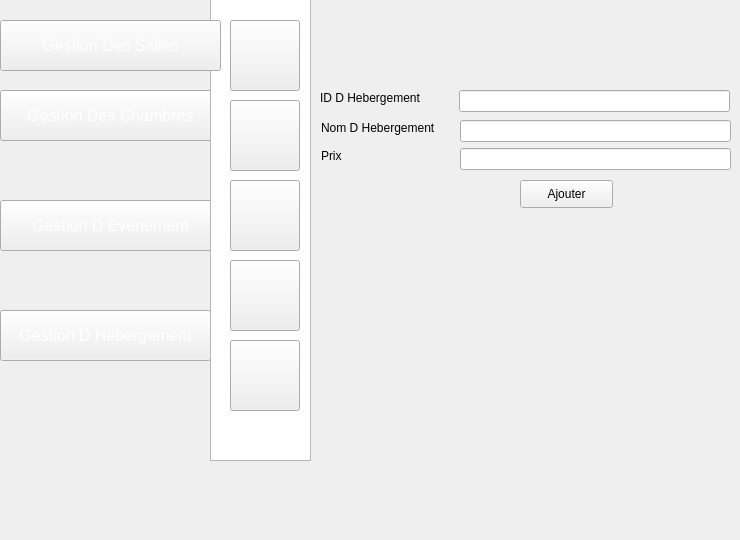
    <widget class="QWidget" name="page_29">
     <widget class="QPushButton" name="pushButton_193">
      <property name="geometry">
       <rect>
        <x>0</x>
        <y>200</y>
        <width>221</width>
        <height>51</height>
       </rect>
      </property>
      <property name="font">
       <font>
        <pointsize>12</pointsize>
       </font>
      </property>
      <property name="styleSheet">
       <string notr="true">color: rgb(255, 255, 255);
</string>
      </property>
      <property name="text">
       <string>Gestion D Evenement</string>
      </property>
     </widget>
     <widget class="QPushButton" name="pushButton_194">
      <property name="geometry">
       <rect>
        <x>0</x>
        <y>310</y>
        <width>211</width>
        <height>51</height>
       </rect>
      </property>
      <property name="font">
       <font>
        <pointsize>12</pointsize>
       </font>
      </property>
      <property name="styleSheet">
       <string notr="true">color: rgb(255, 255, 255);
background-image: url(:/img/selected2.png);</string>
      </property>
      <property name="text">
       <string>Gestion D Hebergement</string>
      </property>
     </widget>
     <widget class="QPushButton" name="pushButton_195">
      <property name="geometry">
       <rect>
        <x>0</x>
        <y>90</y>
        <width>221</width>
        <height>51</height>
       </rect>
      </property>
      <property name="font">
       <font>
        <pointsize>12</pointsize>
       </font>
      </property>
      <property name="styleSheet">
       <string notr="true">color: rgb(255, 255, 255);
</string>
      </property>
      <property name="text">
       <string>Gestion Des Chambres</string>
      </property>
     </widget>
     <widget class="QListView" name="listView_19">
      <property name="geometry">
       <rect>
        <x>210</x>
        <y>-70</y>
        <width>101</width>
        <height>531</height>
       </rect>
      </property>
      <property name="styleSheet">
       <string notr="true">

background-image: url(:/img/selected.png);</string>
      </property>
     </widget>
     <widget class="QPushButton" name="pushButton_208">
      <property name="geometry">
       <rect>
        <x>230</x>
        <y>180</y>
        <width>70</width>
        <height>71</height>
       </rect>
      </property>
      <property name="styleSheet">
       <string notr="true">image: url(:/img/icon-supp2 (1).png);</string>
      </property>
      <property name="text">
       <string/>
      </property>
     </widget>
     <widget class="QPushButton" name="pushButton_209">
      <property name="geometry">
       <rect>
        <x>230</x>
        <y>260</y>
        <width>70</width>
        <height>71</height>
       </rect>
      </property>
      <property name="styleSheet">
       <string notr="true">image: url(:/img/icon-afficher2.png);</string>
      </property>
      <property name="text">
       <string/>
      </property>
     </widget>
     <widget class="QPushButton" name="pushButton_210">
      <property name="geometry">
       <rect>
        <x>230</x>
        <y>100</y>
        <width>70</width>
        <height>71</height>
       </rect>
      </property>
      <property name="styleSheet">
       <string notr="true">image: url(:/img/icon-modif2 (1).png);</string>
      </property>
      <property name="text">
       <string/>
      </property>
     </widget>
     <widget class="QPushButton" name="pushButton_211">
      <property name="geometry">
       <rect>
        <x>230</x>
        <y>340</y>
        <width>70</width>
        <height>71</height>
       </rect>
      </property>
      <property name="styleSheet">
       <string notr="true">image: url(:/img/8774.png);
image: url(:/img/8774.png);
image: url(:/img/8774.png);</string>
      </property>
      <property name="text">
       <string/>
      </property>
     </widget>
     <widget class="QPushButton" name="pushButton_212">
      <property name="geometry">
       <rect>
        <x>230</x>
        <y>20</y>
        <width>70</width>
        <height>71</height>
       </rect>
      </property>
      <property name="styleSheet">
       <string notr="true">

image: url(:/img/icon-ajout2.png);</string>
      </property>
      <property name="text">
       <string/>
      </property>
     </widget>
     <widget class="QLineEdit" name="nom_h">
      <property name="geometry">
       <rect>
        <x>460</x>
        <y>120</y>
        <width>271</width>
        <height>22</height>
       </rect>
      </property>
      <property name="styleSheet">
       <string notr="true">background-image: url(:/img/backback.png);
</string>
      </property>
     </widget>
     <widget class="QPushButton" name="pb_ajouter_7">
      <property name="geometry">
       <rect>
        <x>520</x>
        <y>180</y>
        <width>93</width>
        <height>28</height>
       </rect>
      </property>
      <property name="styleSheet">
       <string notr="true">;
background-image: url(:/img/back.png);</string>
      </property>
      <property name="text">
       <string>Ajouter</string>
      </property>
     </widget>
     <widget class="QLineEdit" name="prix_h">
      <property name="geometry">
       <rect>
        <x>460</x>
        <y>148</y>
        <width>271</width>
        <height>22</height>
       </rect>
      </property>
      <property name="styleSheet">
       <string notr="true">background-image: url(:/img/backback.png);
</string>
      </property>
     </widget>
     <widget class="QLabel" name="label_57">
      <property name="geometry">
       <rect>
        <x>321</x>
        <y>148</y>
        <width>111</width>
        <height>16</height>
       </rect>
      </property>
      <property name="styleSheet">
       <string notr="true">background-image: url(:/img/backback.png);
</string>
      </property>
      <property name="text">
       <string>Prix</string>
      </property>
     </widget>
     <widget class="QLineEdit" name="id_h">
      <property name="geometry">
       <rect>
        <x>459</x>
        <y>90</y>
        <width>271</width>
        <height>22</height>
       </rect>
      </property>
      <property name="styleSheet">
       <string notr="true">background-image: url(:/img/backback.png);
</string>
      </property>
      <property name="text">
       <string/>
      </property>
     </widget>
     <widget class="QLabel" name="label_59">
      <property name="geometry">
       <rect>
        <x>321</x>
        <y>120</y>
        <width>121</width>
        <height>16</height>
       </rect>
      </property>
      <property name="styleSheet">
       <string notr="true">background-image: url(:/img/backback.png);
</string>
      </property>
      <property name="text">
       <string>Nom D Hebergement</string>
      </property>
     </widget>
     <widget class="QLabel" name="label_60">
      <property name="geometry">
       <rect>
        <x>320</x>
        <y>90</y>
        <width>121</width>
        <height>16</height>
       </rect>
      </property>
      <property name="styleSheet">
       <string notr="true">background-image: url(:/img/backback.png);
</string>
      </property>
      <property name="text">
       <string>ID D Hebergement</string>
      </property>
     </widget>
     <widget class="QPushButton" name="pushButton_452">
      <property name="geometry">
       <rect>
        <x>0</x>
        <y>20</y>
        <width>221</width>
        <height>51</height>
       </rect>
      </property>
      <property name="font">
       <font>
        <pointsize>12</pointsize>
       </font>
      </property>
      <property name="styleSheet">
       <string notr="true">color: rgb(255, 255, 255);
</string>
      </property>
      <property name="text">
       <string>Gestion Des Salles</string>
      </property>
     </widget>
    </widget>
